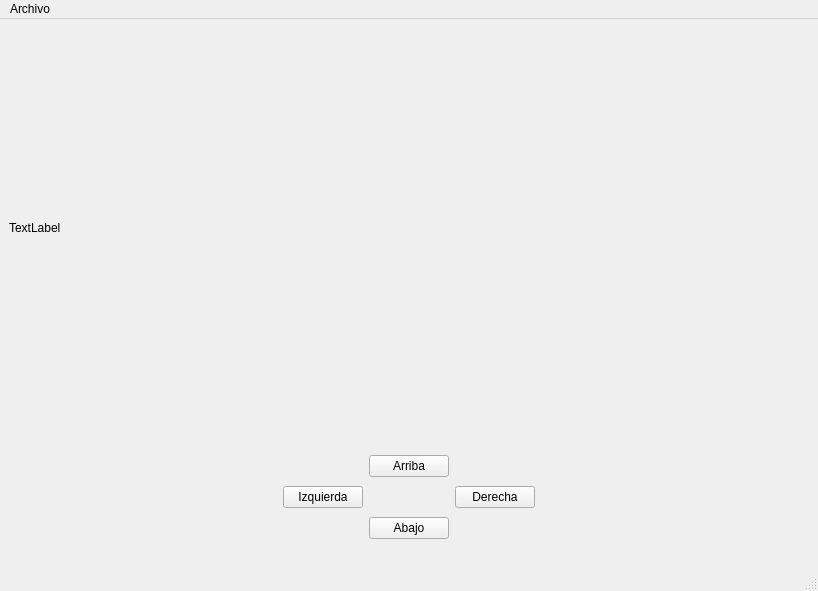
<?xml version="1.0" encoding="UTF-8"?>
<ui version="4.0">
 <class>Juego</class>
 <widget class="QMainWindow" name="Juego">
  <property name="geometry">
   <rect>
    <x>0</x>
    <y>0</y>
    <width>518</width>
    <height>591</height>
   </rect>
  </property>
  <property name="windowTitle">
   <string>Juego</string>
  </property>
  <widget class="QWidget" name="centralwidget">
   <layout class="QVBoxLayout" name="verticalLayout">
    <item>
     <widget class="QLabel" name="marco">
      <property name="minimumSize">
       <size>
        <width>800</width>
        <height>400</height>
       </size>
      </property>
      <property name="text">
       <string>TextLabel</string>
      </property>
     </widget>
    </item>
    <item>
     <widget class="QWidget" name="widget" native="true">
      <property name="maximumSize">
       <size>
        <width>16777215</width>
        <height>16777215</height>
       </size>
      </property>
      <layout class="QHBoxLayout" name="horizontalLayout">
       <item>
        <spacer name="horizontalSpacer">
         <property name="orientation">
          <enum>Qt::Horizontal</enum>
         </property>
         <property name="sizeHint" stdset="0">
          <size>
           <width>97</width>
           <height>20</height>
          </size>
         </property>
        </spacer>
       </item>
       <item>
        <widget class="QWidget" name="widget_2" native="true">
         <layout class="QGridLayout" name="gridLayout">
          <item row="3" column="1">
           <widget class="QPushButton" name="btnAbajo">
            <property name="text">
             <string>Abajo</string>
            </property>
           </widget>
          </item>
          <item row="2" column="0">
           <widget class="QPushButton" name="btnIzqueirda">
            <property name="text">
             <string>Izquierda</string>
            </property>
           </widget>
          </item>
          <item row="2" column="2">
           <widget class="QPushButton" name="btnDerecha">
            <property name="text">
             <string>Derecha</string>
            </property>
           </widget>
          </item>
          <item row="1" column="1">
           <widget class="QPushButton" name="btnArriba">
            <property name="text">
             <string>Arriba</string>
            </property>
           </widget>
          </item>
         </layout>
        </widget>
       </item>
       <item>
        <spacer name="horizontalSpacer_2">
         <property name="orientation">
          <enum>Qt::Horizontal</enum>
         </property>
         <property name="sizeHint" stdset="0">
          <size>
           <width>97</width>
           <height>20</height>
          </size>
         </property>
        </spacer>
       </item>
      </layout>
     </widget>
    </item>
   </layout>
  </widget>
  <widget class="QMenuBar" name="menubar">
   <property name="geometry">
    <rect>
     <x>0</x>
     <y>0</y>
     <width>518</width>
     <height>22</height>
    </rect>
   </property>
   <widget class="QMenu" name="menuArchivo">
    <property name="title">
     <string>Archivo</string>
    </property>
    <addaction name="actionConfigraci0n"/>
    <addaction name="separator"/>
    <addaction name="actionSalir"/>
   </widget>
   <addaction name="menuArchivo"/>
  </widget>
  <widget class="QStatusBar" name="statusbar"/>
  <action name="actionConfigraci0n">
   <property name="text">
    <string>Configración</string>
   </property>
  </action>
  <action name="actionSalir">
   <property name="text">
    <string>Salir</string>
   </property>
  </action>
 </widget>
 <resources/>
 <connections/>
</ui>
